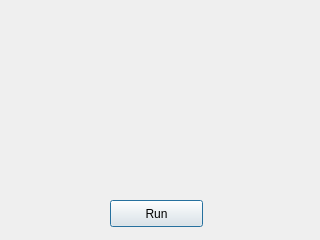
<?xml version="1.0" encoding="UTF-8"?>
<ui version="4.0">
 <class>Dialog</class>
 <widget class="QDialog" name="Dialog">
  <property name="geometry">
   <rect>
    <x>0</x>
    <y>0</y>
    <width>320</width>
    <height>240</height>
   </rect>
  </property>
  <property name="windowTitle">
   <string>Traffic Lights</string>
  </property>
  <widget class="QPushButton" name="pushButton_run">
   <property name="geometry">
    <rect>
     <x>110</x>
     <y>200</y>
     <width>93</width>
     <height>27</height>
    </rect>
   </property>
   <property name="text">
    <string>Run</string>
   </property>
  </widget>
 </widget>
 <layoutdefault spacing="6" margin="11"/>
 <resources/>
 <connections/>
</ui>
